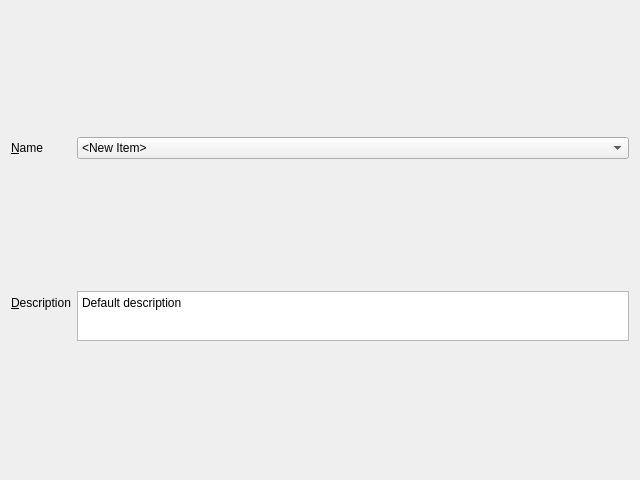
<?xml version="1.0" encoding="UTF-8"?>
<ui version="4.0">
 <class>CollectionToolWidget</class>
 <widget class="QWidget" name="CollectionToolWidget">
  <property name="geometry">
   <rect>
    <x>0</x>
    <y>0</y>
    <width>640</width>
    <height>480</height>
   </rect>
  </property>
  <property name="windowTitle">
   <string>Form</string>
  </property>
  <layout class="QVBoxLayout" name="verticalLayout">
   <item>
    <layout class="QFormLayout" name="m_toolDetailsLayout">
     <item row="0" column="0">
      <widget class="QLabel" name="label">
       <property name="text">
        <string>&amp;Name</string>
       </property>
       <property name="textInteractionFlags">
        <set>Qt::LinksAccessibleByMouse</set>
       </property>
       <property name="buddy">
        <cstring>m_nameComboBox</cstring>
       </property>
      </widget>
     </item>
     <item row="1" column="0">
      <widget class="QLabel" name="label_2">
       <property name="frameShape">
        <enum>QFrame::NoFrame</enum>
       </property>
       <property name="text">
        <string>&amp;Description</string>
       </property>
       <property name="buddy">
        <cstring>m_descriptionPlainTextBox</cstring>
       </property>
      </widget>
     </item>
     <item row="1" column="1">
      <widget class="QPlainTextEdit" name="m_descriptionPlainTextBox">
       <property name="sizePolicy">
        <sizepolicy hsizetype="Expanding" vsizetype="Expanding">
         <horstretch>100</horstretch>
         <verstretch>2</verstretch>
        </sizepolicy>
       </property>
       <property name="maximumSize">
        <size>
         <width>16777215</width>
         <height>50</height>
        </size>
       </property>
       <property name="tabChangesFocus">
        <bool>true</bool>
       </property>
       <property name="plainText">
        <string>Default description</string>
       </property>
      </widget>
     </item>
     <item row="0" column="1">
      <widget class="QComboBox" name="m_nameComboBox">
       <property name="editable">
        <bool>false</bool>
       </property>
       <property name="insertPolicy">
        <enum>QComboBox::InsertAtBottom</enum>
       </property>
       <item>
        <property name="text">
         <string>&lt;New Item&gt;</string>
        </property>
       </item>
      </widget>
     </item>
    </layout>
   </item>
  </layout>
 </widget>
 <tabstops>
  <tabstop>m_nameComboBox</tabstop>
  <tabstop>m_descriptionPlainTextBox</tabstop>
 </tabstops>
 <resources>
  <include location="../../res/resources.qrc"/>
 </resources>
 <connections/>
</ui>
